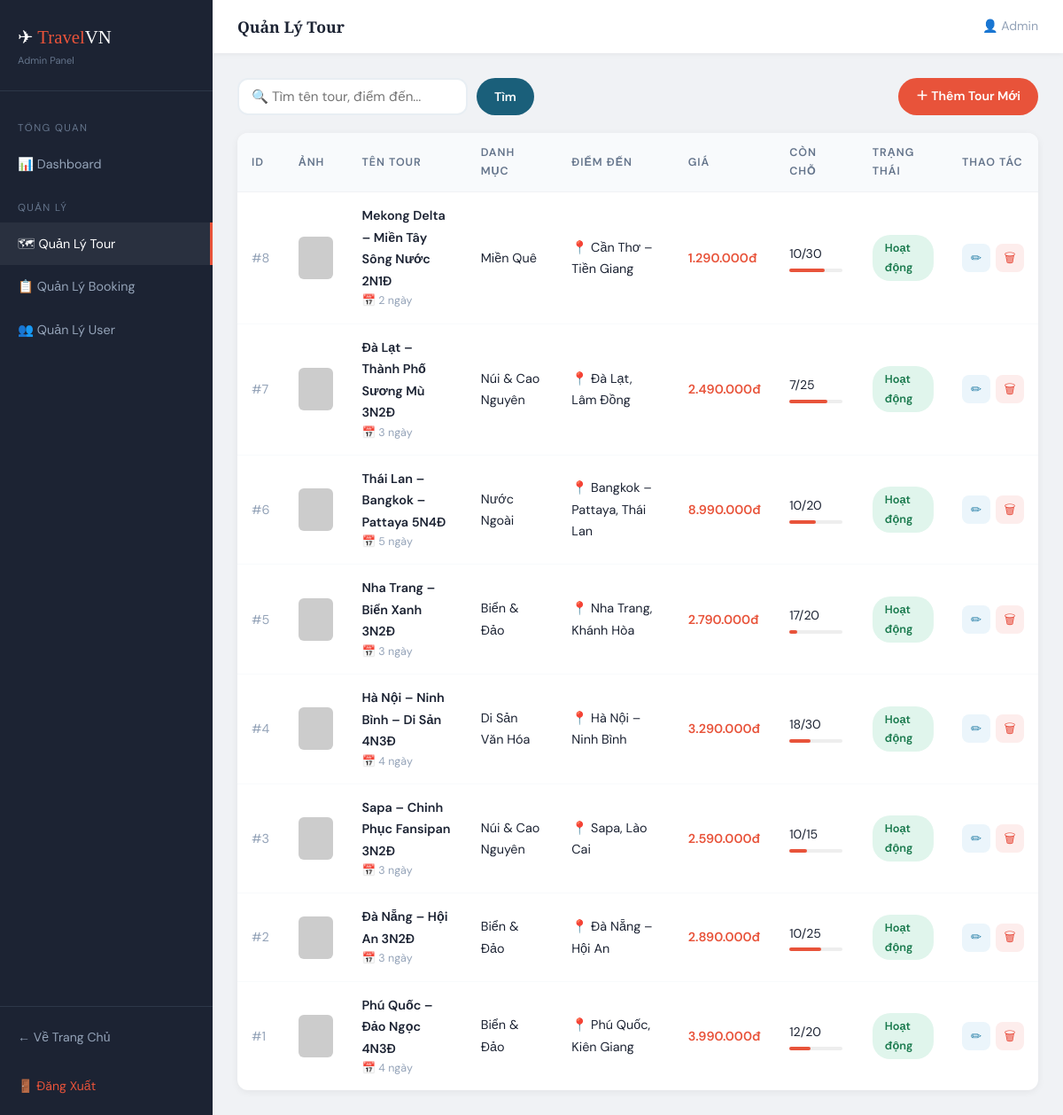
Page /admin/tours.php (signed in) on the committed database.
### tables this page shows
CREATE TABLE tours (
    id INT AUTO_INCREMENT PRIMARY KEY,
    category_id INT NOT NULL,
    name VARCHAR(200) NOT NULL,
    slug VARCHAR(200) NOT NULL UNIQUE,
    description TEXT,
    highlights TEXT,
    itinerary TEXT,
    destination VARCHAR(150) NOT NULL,
    duration_days INT NOT NULL DEFAULT 1,
    price DECIMAL(12,0) NOT NULL,
    max_capacity INT NOT NULL DEFAULT 20,
    current_bookings INT DEFAULT 0,
    image VARCHAR(255) DEFAULT NULL,
    departure_date DATE,
    status ENUM('active', 'inactive', 'full') DEFAULT 'active',
    created_at TIMESTAMP DEFAULT CURRENT_TIMESTAMP,
    FOREIGN KEY (category_id) REFERENCES categories(id) ON DELETE CASCADE
);

CREATE TABLE categories (
    id INT AUTO_INCREMENT PRIMARY KEY,
    name VARCHAR(100) NOT NULL,
    icon VARCHAR(10) DEFAULT '🌍',
    description TEXT,
    created_at TIMESTAMP DEFAULT CURRENT_TIMESTAMP
);

### admin/tours.php (the view, shortened to what this page needs)
<?php
require_once 'admin-header.php';
$action = $_GET['action'] ?? 'list';
$perPage = 10;
$page    = max(1, intval($_GET['page'] ?? 1));
$search  = trim($_GET['search'] ?? '');
$where   = $search ? "WHERE t.name LIKE '%" . $conn->real_escape_string($search) . "%' OR t.destination LIKE '%" . $conn->real_escape_string($search) . "%'" : '';
$offset  = ($page - 1) * $perPage;
$tours   = $conn->query("SELECT t.*, c.name AS cat_name FROM tours t JOIN categories c ON c.id=t.category_id $where ORDER BY t.id DESC LIMIT $perPage OFFSET $offset");
$statusBadge = ['active'=>'badge-green','inactive'=>'badge-grey','full'=>'badge-coral'];
$statusLabel = ['active'=>'Hoạt động','inactive'=>'Tạm dừng','full'=>'Đã đầy'];
?>
<?php if ($action === 'list'): ?>
<div style="display:flex;justify-content:space-between;align-items:center;margin-bottom:20px;flex-wrap:wrap;gap:12px;">
    <form method="GET" style="display:flex;gap:10px;">
        <input type="text" name="search" value="<?= htmlspecialchars($search) ?>" class="form-input" placeholder="🔍 Tìm tên tour, điểm đến..." style="width:260px;padding:9px 14px;">
        <button class="btn btn-teal btn-sm">Tìm</button>
    </form>
    <a href="tours.php?action=add" class="btn btn-primary btn-sm">＋ Thêm Tour Mới</a>
</div>
<div class="admin-card">
    <div style="overflow-x:auto;">
    <table class="admin-table">
        <thead><tr>
            <th>ID</th><th>Ảnh</th><th>Tên Tour</th><th>Danh Mục</th><th>Điểm Đến</th>
            <th>Giá</th><th>Còn Chỗ</th><th>Trạng Thái</th><th>Thao Tác</th>
        </tr></thead>
        <tbody>
        <?php while ($t = $tours->fetch_assoc()):
            $left = $t['max_capacity'] - $t['current_bookings'];
            $img  = $t['image'] ? BASE_URL . '/uploads/'.$t['image'] : 'https://picsum.photos/seed/'.$t['id'].'adm/80/60';
        ?>
        <tr>
            <td style="color:#94A3B8">#<?= $t['id'] ?></td>
            <td><img src="<?= $img ?>" style="width:64px;height:48px;object-fit:cover;border-radius:6px;" alt=""></td>
            <td>
                <div style="font-weight:600;max-width:200px;"><?= htmlspecialchars($t['name']) ?></div>
                <div style="font-size:.78rem;color:#94A3B8;">📅 <?= $t['duration_days'] ?> ngày</div>
            </td>
            <td><?= htmlspecialchars($t['cat_name']) ?></td>
            <td>📍 <?= htmlspecialchars($t['destination']) ?></td>
            <td style="font-weight:600;color:#E8533A;"><?= number_format($t['price'],0,',','.') ?>đ</td>
            <td>
                <div style="font-size:.88rem;"><?= max(0,$left) ?>/<?= $t['max_capacity'] ?></div>
                <div style="height:4px;background:#eee;border-radius:2px;width:60px;margin-top:4px;">
                    <div style="height:100%;background:#E8533A;border-radius:2px;width:<?= $t['max_capacity']>0?round($t['current_bookings']/$t['max_capacity']*100):0 ?>%"></div>
                </div>
            </td>
            <td><span class="badge <?= $statusBadge[$t['status']] ?? 'badge-grey' ?>"><?= $statusLabel[$t['status']] ?? $t['status'] ?></span></td>
            <td>
                <div class="action-btns">
                    <a href="tours.php?action=edit&id=<?= $t['id'] ?>" class="btn-icon btn-edit" title="Chỉnh sửa">✏</a>
                    <a href="tours.php?action=delete&id=<?= $t['id'] ?>" class="btn-icon btn-delete" title="Xóa"
                       onclick="return confirm('Bạn có chắc muốn xóa tour này?')">🗑</a>
                </div>
            </td>
        </tr>
        <?php endwhile; ?>
        </tbody>
    </table>
    </div>
</div>
<?php endif; ?>
<?php require_once 'admin-footer.php'; ?>

### css/style.css (style rules this page uses)
:root { --coral: #E8533A; --coral-dk: #C4402A; --teal: #1A5F7A; --teal-lt: #2980a8; --gold: #C9A84C; --cream: #FDF6ED; --dark: #1C2333; --mid: #4A5568; --light: #F7F3EE; --white: #FFFFFF; --shadow: 0 4px 24px rgba(28,35,51,.10); --shadow-lg:0 12px 40px rgba(28,35,51,.18); --radius: 12px; --radius-lg:20px; --font-head:'Playfair Display', Georgia, serif; --font-body:'DM Sans', Arial, sans-serif; --transition: .25s ease; }
*, *::before, *::after { margin:0; padding:0; box-sizing:border-box; }
html { scroll-behavior:smooth; }
body { background:var(--light); color:var(--dark); font-family:var(--font-body); line-height:1.7; }
a { color:inherit; text-decoration:none; }
img { max-width:100%; display:block; }
.btn { display:inline-flex; align-items:center; gap:8px; padding:14px 30px; border-radius:50px; font-family:var(--font-body); font-weight:600; font-size:.95rem; cursor:pointer; border:none; transition: all var(--transition); }
.btn-primary { background:var(--coral); color:#fff; }
.btn-teal { background:var(--teal); color:#fff; }
.btn-sm { padding:9px 20px; font-size:.88rem; }
.badge { display:inline-block; padding:4px 14px; border-radius:20px; font-size:.8rem; font-weight:600; }
.badge-green { background:#E0F5EC; color:#1A7A4E; }
.form-input { width:100%; padding:13px 16px; border:2px solid #E8EEF3; border-radius:var(--radius); font-family:var(--font-body); font-size:.95rem; color:var(--dark); transition:border-color var(--transition); }

### css/admin.css (style rules this page uses)
:root { --sidebar-w: 240px; }
body.admin-body { background:#F0F2F5; }
.admin-card { background:#fff; border-radius:12px; box-shadow:0 2px 8px rgba(0,0,0,.06); overflow:hidden; }
.admin-table { width:100%; border-collapse:collapse; }
.admin-table th { background:#F8FAFC; color:#64748B; padding:12px 16px; text-align:left; font-size:.78rem; font-weight:600; letter-spacing:.08em; text-transform:uppercase; border-bottom:1px solid #F0F2F5; }
.admin-table td { padding:14px 16px; border-bottom:1px solid #F8FAFC; font-size:.9rem; vertical-align:middle; }
.admin-table tr:last-child td { border-bottom:none; }
.action-btns { display:flex; gap:6px; }
.btn-icon { width:32px; height:32px; display:flex; align-items:center; justify-content:center; border-radius:8px; border:none; cursor:pointer; font-size:.9rem; transition:.2s; }
.btn-edit { background:#EBF5FB; color:#2980a8; }
.btn-delete { background:#FDEDEC; color:#E74C3C; }

### rows in the picture
tours: id "8", name "Mekong Delta – Miền Tây Sông Nước 2N1Đ", duration_days "2", category.name "Miền Quê", destination "Cần Thơ – Tiền Giang", price "1.290.000", max(0,$left) "10", max_capacity "30", status "Hoạt động"
tours: id "7", name "Đà Lạt – Thành Phố Sương Mù 3N2Đ", duration_days "3", category.name "Núi & Cao Nguyên", destination "Đà Lạt, Lâm Đồng", price "2.490.000", max(0,$left) "7", max_capacity "25", status "Hoạt động"
tours: id "6", name "Thái Lan – Bangkok – Pattaya 5N4Đ", duration_days "5", category.name "Nước Ngoài", destination "Bangkok – Pattaya, Thái Lan", price "8.990.000", current_bookings "10", max_capacity "20", status "Hoạt động"
tours: id "5", name "Nha Trang – Biển Xanh 3N2Đ", duration_days "3", category.name "Biển & Đảo", destination "Nha Trang, Khánh Hòa", price "2.790.000", max(0,$left) "17", max_capacity "20", status "Hoạt động"
tours: id "4", name "Hà Nội – Ninh Bình – Di Sản 4N3Đ", duration_days "4", category.name "Di Sản Văn Hóa", destination "Hà Nội – Ninh Bình", price "3.290.000", max(0,$left) "18", max_capacity "30", status "Hoạt động"
tours: id "3", name "Sapa – Chinh Phục Fansipan 3N2Đ", duration_days "3", category.name "Núi & Cao Nguyên", destination "Sapa, Lào Cai", price "2.590.000", max(0,$left) "10", max_capacity "15", status "Hoạt động"
tours: id "2", name "Đà Nẵng – Hội An 3N2Đ", duration_days "3", category.name "Biển & Đảo", destination "Đà Nẵng – Hội An", price "2.890.000", max(0,$left) "10", max_capacity "25", status "Hoạt động"
tours: id "1", name "Phú Quốc – Đảo Ngọc 4N3Đ", duration_days "4", category.name "Biển & Đảo", destination "Phú Quốc, Kiên Giang", price "3.990.000", max(0,$left) "12", max_capacity "20", status "Hoạt động"

### other values in the picture
$pageTitle "Quản Lý Tour"
$_SESSION['user_name'] "Admin"
